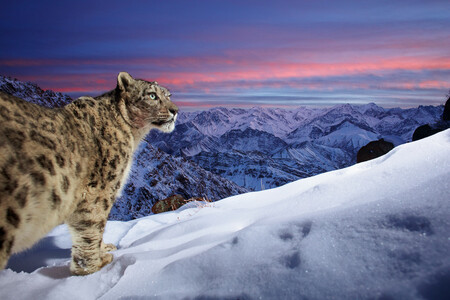
#> input picture leopardo.jpg, 450 x 300 px, found by its file name
$ python umbralizacion.py
#> lines starting #> are read from the running program, lines starting #| are printed output that depends on the picture
from PIL import Image
import numpy as np
import matplotlib.pyplot as plt

def escala_grises(array):
    gray_values = 0.299 * array[:, :, 0] + 0.587 * array[:, :, 1] + 0.114 * array[:, :, 2]
    gray_img = gray_values.astype(np.uint8)
    return gray_img

def umbralizacion_global(img_gris, valorT_list):
    resultados = {}

    # se calcula T0 con la media
    T0 = np.mean(img_gris)

    for valorT in valorT_list:
        T = T0
        dif = np.inf

        while dif > valorT:  # división de píxeles de acuerdo al umbral
            grupo1 = img_gris[img_gris <= T]
            grupo2 = img_gris[img_gris > T]

            mean1 = np.mean(grupo1) if len(grupo1) > 0 else 0
            mean2 = np.mean(grupo2) if len(grupo2) > 0 else 0

            T_new = (mean1 + mean2) / 2  # umbral nuevo con promedio de los dos grupos

            dif = abs(T_new - T)
            T = T_new

        umbralizada = np.where(img_gris > T, 255, 0).astype(np.uint8)
        resultados[valorT] = umbralizada

    return resultados

imagenes = [
    'C:/Users/Anna Beristain/Downloads/practicaV/Umbralizaci-n-global/leopardo.jpg',
    'C:/Users/Anna Beristain/Downloads/practicaV/Umbralizaci-n-global/flor.jpg',
    'C:/Users/Anna Beristain/Downloads/practicaV/Umbralizaci-n-global/perro.jpg'
]

imgs_grises = [escala_grises(np.array(Image.open(img))) for img in imagenes]
#> in escala_grises, `gray_values = 0.299 * array[:, :, 0] + 0.587 * array[:, :, 1] + 0.114 ..`:
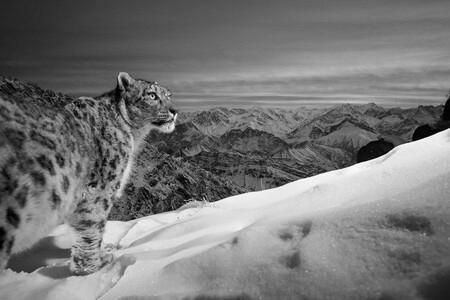
#> gray_values: shape (300, 450) float64; min 0, max 254.7, mean 118.9
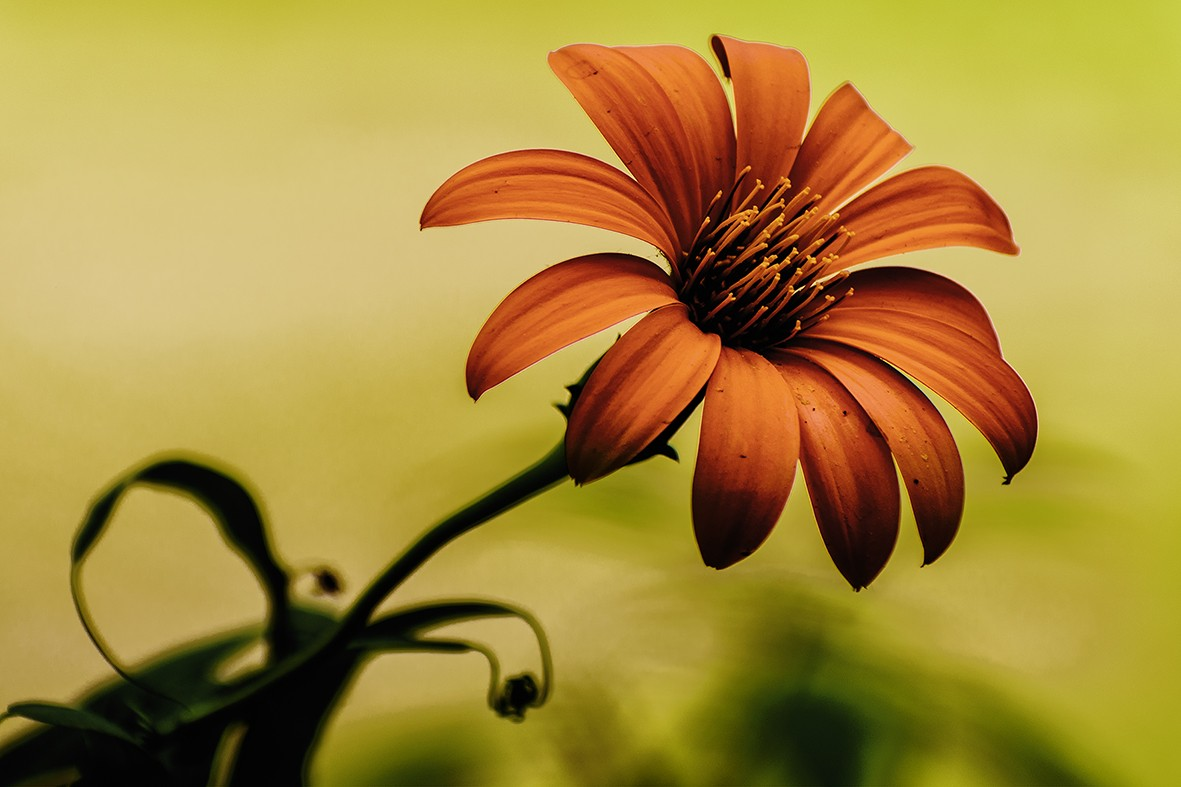
#> input picture flor.jpg, 1181 x 787 px, found by its file name
#> in escala_grises (call 2), `gray_values = 0.299 * array[:, :, 0] + 0.587 * array[:, :, 1] + 0.114 ..`:
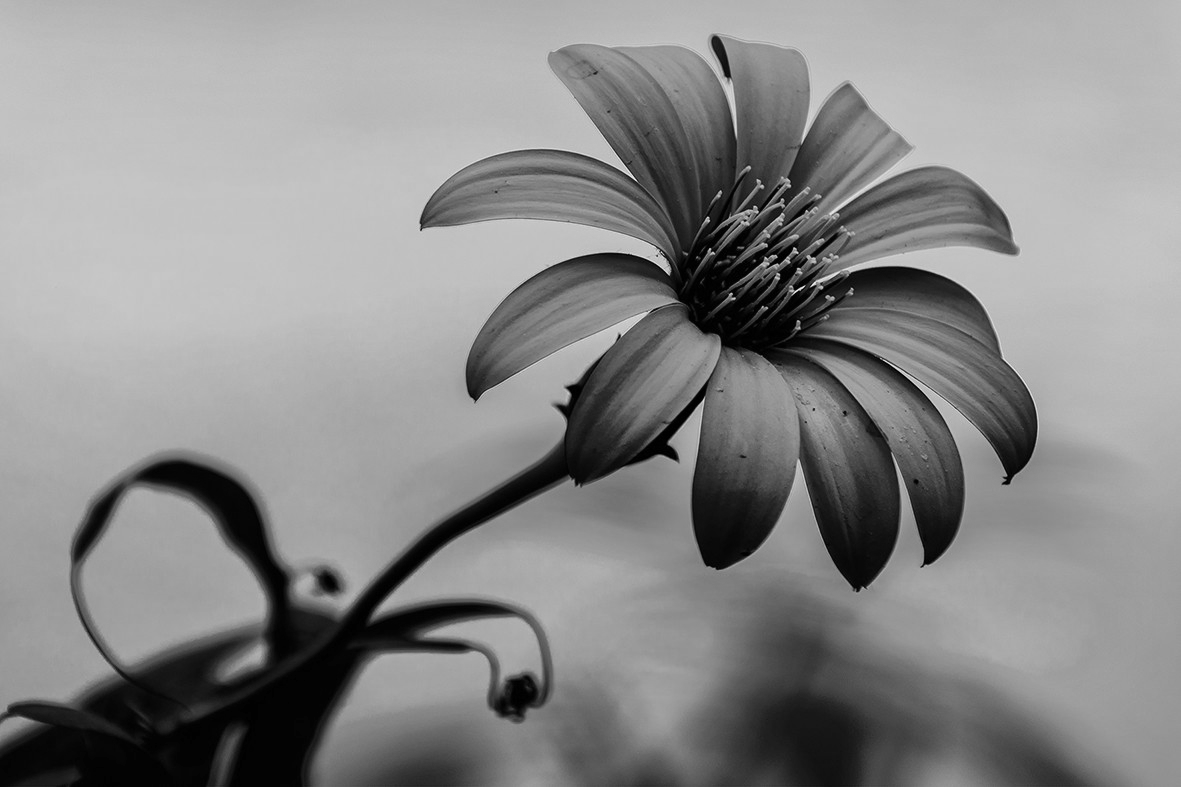
#> gray_values: shape (787, 1181) float64; min 0, max 247.3, mean 137.8
#> (the run stopped early here; a loop or call above may not have finished)
